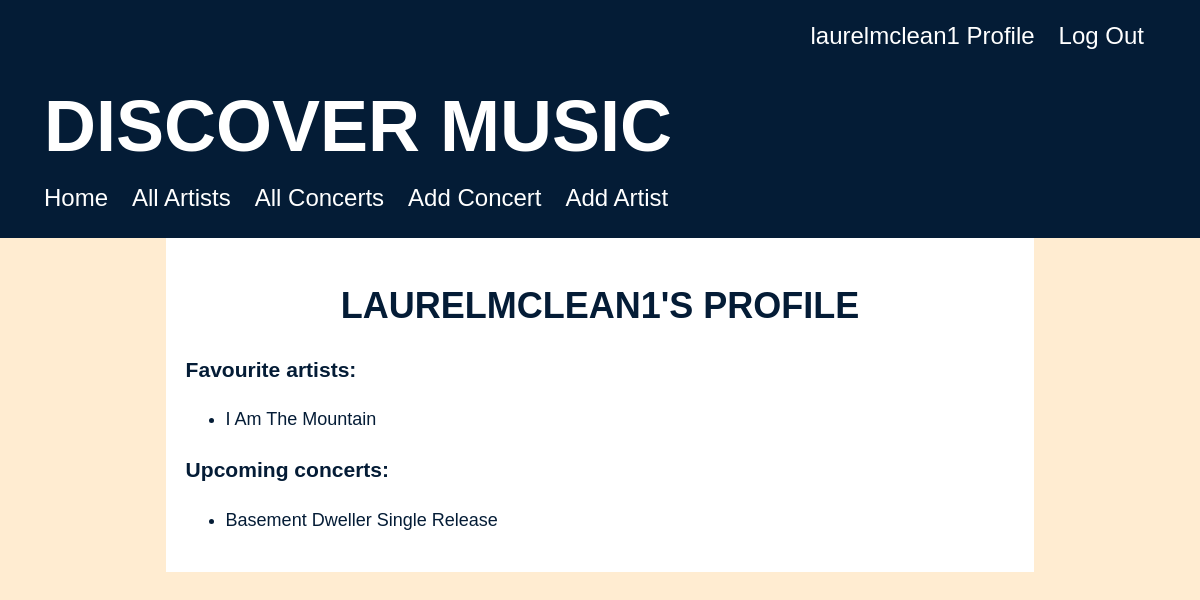
Page /profile/laurelmclean1 (signed in) on the committed database.
### concert_app/models.py (models this page shows, shortened)
class User(UserMixin, db.Model):
    id = db.Column(db.Integer, primary_key=True)
    username = db.Column(db.String(80), nullable=False, unique=True)
    password = db.Column(db.String(80), nullable=False)
    attending = db.relationship(
        'Concert', secondary='user_concert', back_populates='guests_attending')
    favourites = db.relationship(
        'Artist', secondary='user_artist', back_populates='fans')

class Artist(db.Model):
    id = db.Column(db.Integer, primary_key=True)
    name = db.Column(db.String(80), nullable=False)
    hometown = db.Column(db.String(80), nullable=False)
    image = db.Column(URLType)
    genre = db.Column(db.String(80), nullable=False)
    biography = db.Column(db.String(250), nullable=False)
    upcoming_concerts = db.relationship('Concert', back_populates='artist_playing')
    fans = db.relationship(
        'User', secondary='user_artist', back_populates='favourites')

class Concert(db.Model):
    id = db.Column(db.Integer, primary_key=True)
    image = db.Column(URLType)
    name = db.Column(db.String(80), nullable=False)
    price = db.Column(db.Float(precision=2), nullable=False)
    venue = db.Column(db.String(80), nullable=False)
    address = db.Column(db.String(80), nullable=False)
    date = db.Column(db.Date)
    artist_id = db.Column(
        db.Integer, db.ForeignKey('artist.id'), nullable=False)
    artist_playing = db.relationship('Artist', back_populates='upcoming_concerts')
    guests_attending = db.relationship(
        'User', secondary='user_concert', back_populates='attending')

### concert_app/main/routes.py (the view)
@main.route('/profile/<username>')
def profile(username):
    user = User.query.filter_by(username=username).one()
    return render_template('profile.html', user=user)

### concert_app/extensions.py (called while the page is built)
@login_manager.user_loader
def load_user(user_id):
    return User.query.get(user_id)

### concert_app/templates/profile.html
{% extends 'base.html' %}
{% block content %}
<div class="profile">
<h2>
    {{ user.username }}'s profile
</h2>
<h3>Favourite artists:</h3>
{% if current_user.favourites %}
    <ul>
        {% for favourite in user.favourites %}
        <li><a href="/artist/{{ favourite.id }}">{{ favourite.name }}</a></li>
        {% endfor %}
    </ul>
{% else %}
    <p><strong>You have not favourited any artists yet! Browse the artists tab to find artists to add to your favourite list. </strong></p>
{% endif%}
<h3>Upcoming concerts:</h3>
{% if current_user.attending %}
        <ul>
            {% for concert in user.attending %}
            <li><a href="/concert/{{ concert.id }}">{{ concert.name }}</a></li>
            {% endfor %}
        </ul>
{% else %}
    <p><strong>You are not yet attending any concerts! Browse the concerts page to find upcoming concerts to attend.</strong></p>
{% endif%}
</div>
{% endblock %}

### concert_app/templates/base.html (shortened to what this page needs)
<!DOCTYPE html>
<html>
<head>
    <link rel="stylesheet" href="/static/style.css">
</head>
<body>
    <div class="header">
        <nav class="nav-profile">
            {% if current_user.is_authenticated %}
            <a href="/profile/{{current_user.username}}">{{ current_user.username }} Profile</a>
            <a href="/logout">Log Out</a>
            {% else %}
            <a href="/signup">Sign Up</a>
            <a href="/login">Log In</a>
            {% endif %}
        </nav>
        <a href="/">
            <h1>Discover Music</h1>
        </a>
        <nav class="nav-tabs">
            <a href="/">Home</a>
            <a href="/artist">All Artists</a>
            <a href="/concert">All Concerts</a>
            {% if current_user.is_authenticated %}
            <a href="/new_concert">Add Concert</a>
            <a href="/new_artist">Add Artist</a>
            {% endif %}
        </nav>
    </div>
    <div id="content">
        {% block content %}{% endblock %}
    </div>
</body>
</html>

### concert_app/static/style.css (style rules this page uses)
body { background-color: #FFECD1; font-size: 18px; font-family: Helvetica, sans-serif; line-height: 1.5; font-weight: 100; display: flex; flex-direction: column; align-items: center; }
#content { width: 70%; background-color: white; padding: 20px; color: #041c36; }
.header { width: 100%; height: 200px; padding: 20px; margin: 0; margin-top: -10px; background-color: #041c36; color: white }
h1 { color: white; text-align: left; font-family: helvetica, sans-serif; font-size: 4em; text-transform: uppercase; margin-top: 0.25em; margin-left: 0.5em; margin-bottom: 0; }
h2 { text-align: center; font-size: 2em; font-family: Helvetica, sans-serif; color: #041c36; text-transform: uppercase; line-height: 1; }
h3 { color: #041c36; }
.header a { color: white; text-decoration: none; }
.nav-tabs { display: flex; justify-content: left; margin-left: 1.5em; font-size: 24px; gap: 24px; }
.nav-profile { display: flex; justify-content: right; margin-right: 2em; font-size: 24px; gap: 24px; }
.profile a { color: #041c36; text-decoration: none; font-weight: 100; }

### rows in the picture
User: username "laurelmclean1", username "LAURELMCLEAN1"
Artist: name "I Am The Mountain"
Concert: name "Basement Dweller Single Release"
